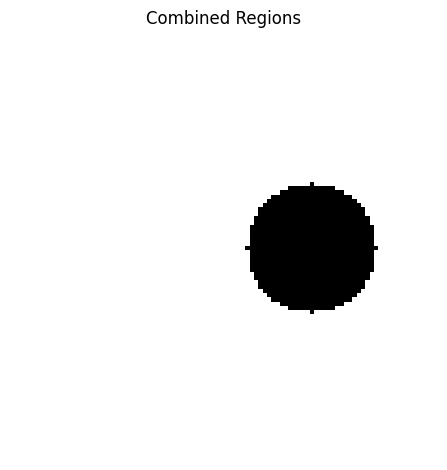
#> input picture output/combined_regions.png, 447 x 470 px, given in place of original_image.jpg, which was not available
$ python assignment2.py
#> lines starting #> are read from the running program, lines starting #| are printed output that depends on the picture; after the words box and inside, x2 and y2 are one past the last pixel; in counts of white or black regions, pixels touching at a corner belong together; pictures that were not available may be replaced by others from this repository, and a replacement may not be noted
import numpy as np
import cv2
import matplotlib.pyplot as plt
import os

# Ensure output directory exists
os.makedirs("output", exist_ok=True)

def save_plot(image, title, filename):
    plt.figure()
    plt.imshow(image, cmap='gray')
    plt.title(title)
    plt.axis('off')
    plt.tight_layout()
    plt.savefig(os.path.join("output", filename), bbox_inches='tight')
    plt.close()

# Load grayscale image
def load_image(filepath):
#> called with filepath = 'original_image.jpg'
    img = cv2.imread(filepath, cv2.IMREAD_GRAYSCALE)
#> img is the input picture: shape (470, 447); min 0, max 255, mean 238.5
    if img is None:
        raise FileNotFoundError(f"Image not found at path: {filepath}")
    return img

# Add Gaussian noise
def add_gaussian_noise(image, mean=0, std=15):
#> called with mean = 0, std = 15
    noise = np.random.normal(mean, std, image.shape).astype(np.int16)
    noisy_img = np.clip(image.astype(np.int16) + noise, 0, 255).astype(np.uint8)
    return noisy_img

# Apply Otsu's threshold
def apply_otsu(image):
    _, otsu_thresh = cv2.threshold(image, 0, 255, cv2.THRESH_BINARY + cv2.THRESH_OTSU)
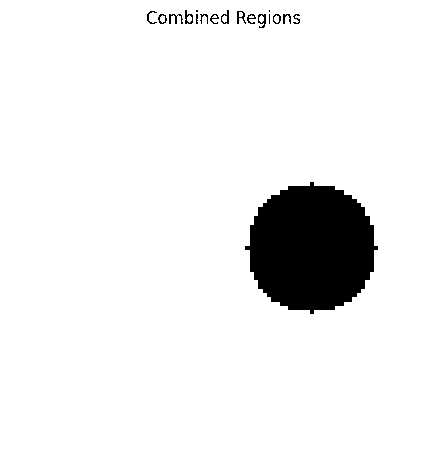
#> otsu_thresh: shape (470, 447); 93.5% white; 18 black regions (4 under 20 px), largest, box (x1, y1, x2, y2) and area: (245, 182, 378, 314) 12979, (169, 14, 183, 24) 61, (258, 14, 266, 28) 59
    return otsu_thresh

# Region growing algorithm
def region_growing(image, seed, threshold=10):
#> called with seed = (30, 30), threshold = 15
    output = np.zeros_like(image)
    visited = np.zeros_like(image, dtype=bool)
    height, width = image.shape
#> height = 470; width = 447
    region_value = image[seed]
#> region_value = 255
    queue = [seed]

    while queue:
        x, y = queue.pop(0)
        if visited[x, y]:
            continue
        visited[x, y] = True
        if abs(int(image[x, y]) - int(region_value)) <= threshold:
            output[x, y] = 255
            for dx, dy in [(-1,0), (1,0), (0,-1), (0,1)]:
                nx, ny = x + dx, y + dy
                if 0 <= nx < height and 0 <= ny < width and not visited[nx, ny]:
                    queue.append((nx, ny))
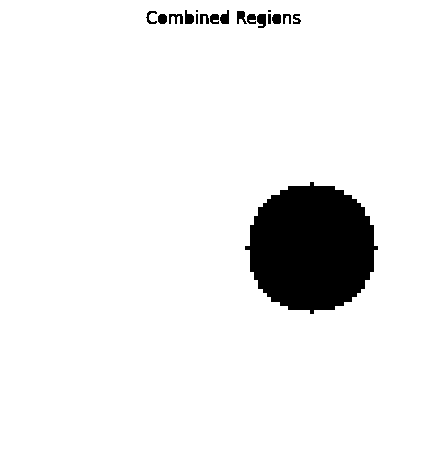
#> output: shape (470, 447); 93.3% white; 18 black regions (2 under 20 px), largest, box (x1, y1, x2, y2) and area: (245, 182, 378, 314) 12979, (257, 14, 266, 28) 103, (185, 10, 194, 24) 92
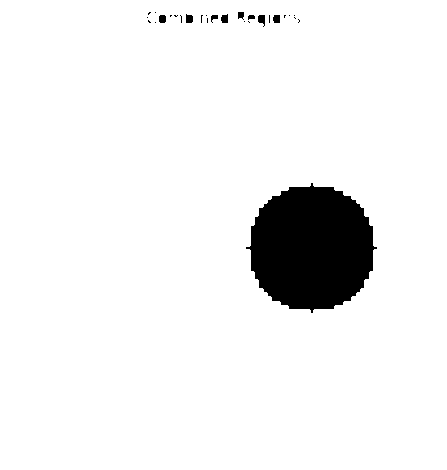
#> visited: shape (470, 447) bool; 93.8% white; 28 black regions (19 under 20 px), largest, box (x1, y1, x2, y2) and area: (246, 183, 377, 313) 12489, (258, 15, 265, 27) 59, (186, 14, 193, 23) 55
#> after the loop, queue = []
    return output

# TASK 1: Noise + Otsu
def task1(filepath):
    img = load_image(filepath)
    noisy_img = add_gaussian_noise(img)
    otsu_result = apply_otsu(noisy_img)

    # Save outputs
    save_plot(img, "Task 1 - Original Image", "task1_original.png")
    save_plot(noisy_img, "Task 1 - Noisy Image", "task1_noisy.png")
    save_plot(otsu_result, "Task 1 - Otsu Result", "task1_otsu_result.png")

    return img

# TASK 2: Region Growing
def task2(image):
    seed1 = (30, 30)  # You may update these seed points for your image
    seed2 = (70, 50)

    region1 = region_growing(image, seed1, threshold=15)
    region2 = region_growing(image, seed2, threshold=15)
    combined = cv2.bitwise_or(region1, region2)

    # Save outputs
    save_plot(region1, "Task 2 - Region 1", "task2_region1.png")
    save_plot(region2, "Task 2 - Region 2", "task2_region2.png")
    save_plot(combined, "Task 2 - Combined Regions", "task2_combined.png")

# --- MAIN EXECUTION ---
if __name__ == "__main__":
    image_path = "original_image.jpg"
    img = task1(image_path)
    task2(img)
    print("All task outputs saved in the 'output' folder.")
